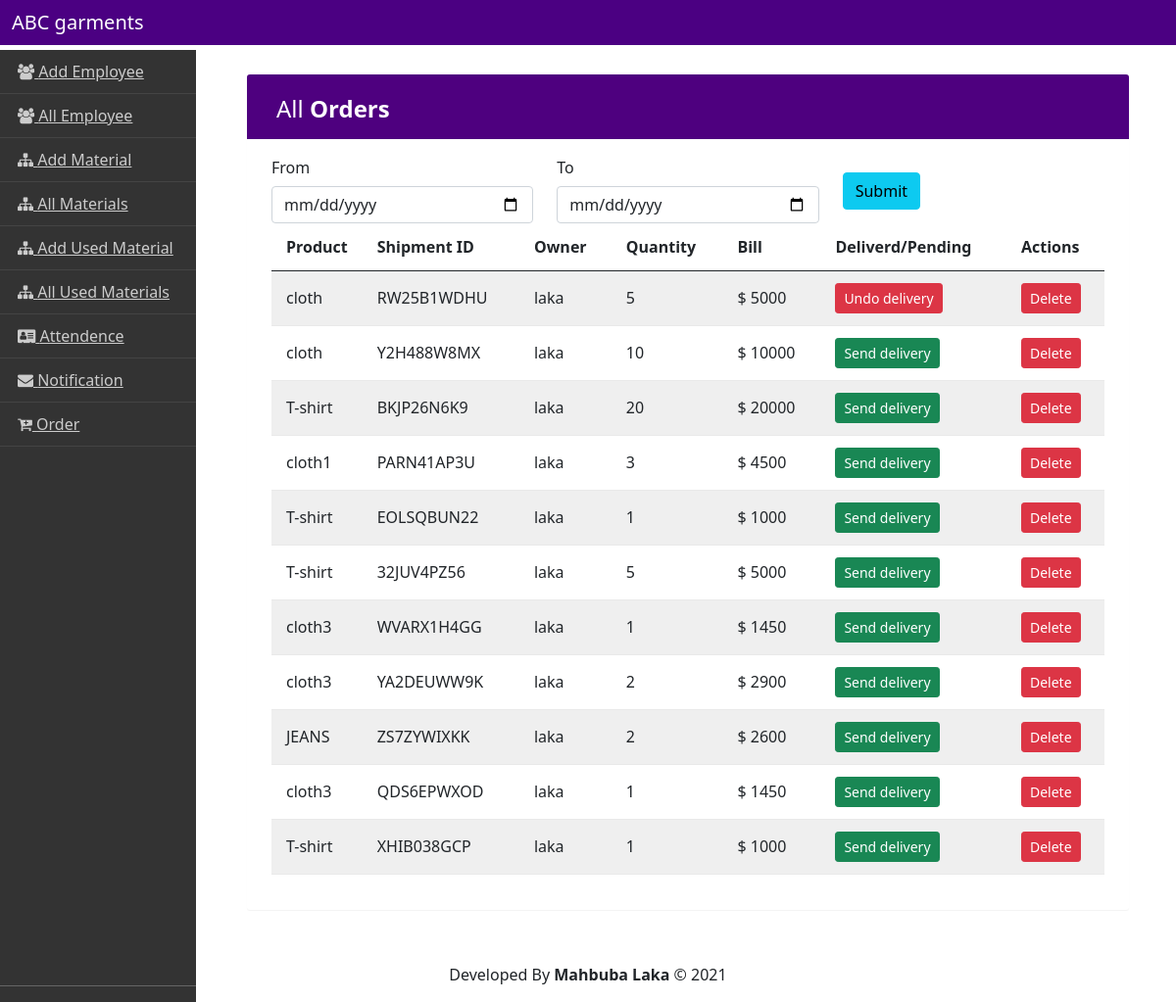
The app's page /garments/all_orders (signed in) with its own data.
### abc_garments/models.py (models this page shows, shortened)
class Delivery(models.Model):
    product=models.ForeignKey(Product,on_delete=models.CASCADE)
    shipment_id=models.CharField(max_length=20,blank=True)
    delivery_owner=models.ForeignKey(User,on_delete=models.CASCADE)
    quantity=models.IntegerField()
    total_bill=models.IntegerField(default=0)
    is_delivered=models.BooleanField(default=False)
    created_at = models.DateField(auto_now_add=True)

class Product(models.Model):
    name=models.CharField(max_length=255)
    status=models.BooleanField(default=True)
    size=models.CharField(max_length=10) #XL,M,S
    price=models.IntegerField()
    image=models.ImageField(upload_to='products',blank=True,null=True)

### abc_garments/views.py (the view)
# urls.py: path('all_orders',allOrders,name='all_orders'),
@login_required
def allOrders(request):
    context={}
    if request.method=="POST":
        from_date=request.POST["from"]
        to_date=request.POST["to"]
        orders=Delivery.objects.filter(created_at__range=(from_date, to_date))
        context['orders']=orders
    else:
        orders=Delivery.objects.all()
        context['orders']=orders
    return render(request,'admin/all_orders.html',context)

### templates/admin/all_orders.html (shortened to what this page needs)
{% extends 'admin/base_admin.html' %}
{% load static %}
{% block CSS %}
<link rel="stylesheet" href="{% static 'custom/css/datatable.css' %}">
{% endblock CSS%}
{% block content %}
<div class="container">
    <div class="container">
        <div class="table-wrapper">
            <div class="table-title">
                <div class="row">
                    <div class="col-sm-6">
                        <h2>All <b>Orders</b></h2>
                    </div>
                </div>
            </div>
            <form class="form-group" method="post">
                <div class="form-group row">
                    <div class="col-md-4">
                        <label for="example-date-input" class="col-2 col-form-label">From</label>
                        <input class="form-control" type="date" name="from" required>
                    </div>
                    <div class="col-md-4">
                        <label for="example-date-input" class="col-2 col-form-label">To</label>
                        <input class="form-control" type="date" name="to" required>
                    </div>
                    <div class="col-md-2">
                        <button class="btn btn-info mt-4">Submit</button>
                    </div>
                </div>
            </form>
            <table class="table table-striped table-hover">
                <thead>
                    <tr>
                        <th>Product</th>
                        <th>Shipment ID</th>
                        <th>Owner</th>
                        <th>Quantity</th>
                        <th>Bill</th>
                        <th>Deliverd/Pending</th>
                        <th>Actions</th>
                    </tr>
                </thead>
                <tbody>
                    {% for order in orders %}
                    <tr>
                        <td>{{order.product.name}}</td>
                        <td>{{order.shipment_id}}</td>
                        <td>{{order.delivery_owner.username}}</td>
                        <td>{{order.quantity}}</td>
                        <td>$ {{order.total_bill}}</td>
                        <td>
                            {% if order.is_delivered %}
                            <button type="button" class="btn btn-sm btn-danger" data-bs-toggle="modal" data-bs-target="#toggleDeliveryModal">
                                Undo delivery
                            </button>
                            {% else %}
                                <button type="button" class="btn btn-sm btn-success" data-bs-toggle="modal" data-bs-target="#toggleDeliveryModal">
                                    Send delivery
                                </button>
                            {% endif %}
                        </td>
                        <td>
                            <button type="button" class="btn btn-sm btn-danger" data-bs-toggle="modal" data-bs-target="#exampleModal">
                                Delete
                            </button>
                        </td>
                    </tr>
                    {% endfor %}
                </tbody>
            </table>
        </div>
    </div>
</div>
{% endblock %}

### static/custom/css/datatable.css (style rules this page uses)
.table-wrapper { background: #fff; padding: 20px 25px; margin: 30px 0; border-radius: 3px; box-shadow: 0 1px 1px rgba(0,0,0,.05); }
.table-title { padding-bottom: 15px; background: rgba(78, 0, 127, 1.0); color: #fff; padding: 16px 30px; margin: -20px -25px 10px; border-radius: 3px 3px 0 0; }
.table-title h2 { margin: 5px 0 0; font-size: 24px; }
table.table tr th, table.table tr td { border-color: #e9e9e9; padding: 12px 15px; vertical-align: middle; }
table.table tr th:first-child { width: 60px; }
table.table tr th:last-child { width: 100px; }
table.table-striped tbody tr:nth-of-type(odd) { background-color: #fcfcfc; }

### records on screen
Delivery: product.name "cloth", shipment_id "RW25B1WDHU", delivery_owner.username "laka", quantity "5", total_bill "5000", is_delivered "Undo delivery"
Delivery: product.name "cloth", shipment_id "Y2H488W8MX", delivery_owner.username "laka", quantity "10", total_bill "10000", is_delivered "Send delivery"
Delivery: product.name "T-shirt", shipment_id "BKJP26N6K9", delivery_owner.username "laka", quantity "20", total_bill "20000", is_delivered "Send delivery"
Delivery: product.name "cloth1", shipment_id "PARN41AP3U", delivery_owner.username "laka", quantity "3", total_bill "4500", is_delivered "Send delivery"
Delivery: product.name "T-shirt", shipment_id "EOLSQBUN22", delivery_owner.username "laka", quantity "1", total_bill "1000", is_delivered "Send delivery"
Delivery: product.name "T-shirt", shipment_id "32JUV4PZ56", delivery_owner.username "laka", quantity "5", total_bill "5000", is_delivered "Send delivery"
Delivery: product.name "cloth3", shipment_id "WVARX1H4GG", delivery_owner.username "laka", quantity "1", total_bill "1450", is_delivered "Send delivery"
Delivery: product.name "cloth3", shipment_id "YA2DEUWW9K", delivery_owner.username "laka", quantity "2", total_bill "2900", is_delivered "Send delivery"
Delivery: product.name "JEANS", shipment_id "ZS7ZYWIXKK", delivery_owner.username "laka", quantity "2", total_bill "2600", is_delivered "Send delivery"
Delivery: product.name "cloth3", shipment_id "QDS6EPWXOD", delivery_owner.username "laka", quantity "1", total_bill "1450", is_delivered "Send delivery"
Delivery: product.name "T-shirt", shipment_id "XHIB038GCP", delivery_owner.username "laka", quantity "1", total_bill "1000", is_delivered "Send delivery"
